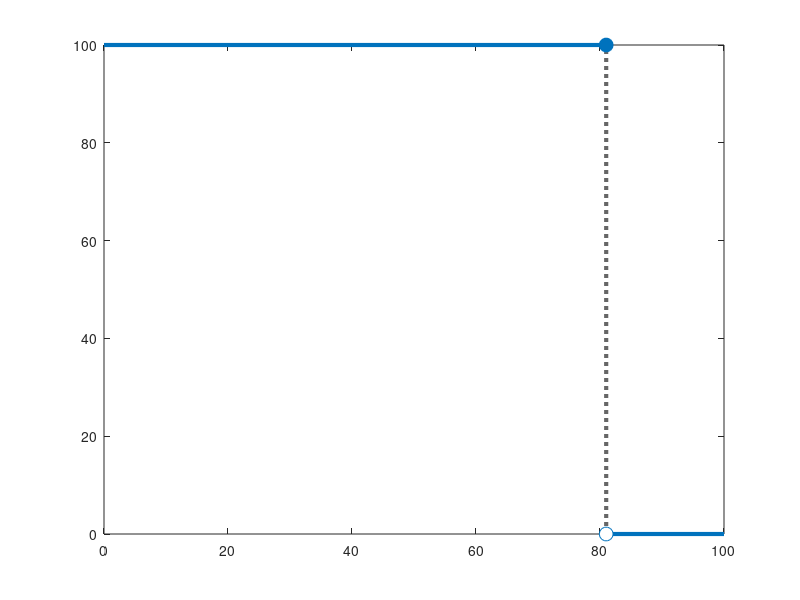

Write the MATLAB code that produced this figure. (Note: this script raises an error after producing the figure.)
% Figure 5: PTV Dose-Volume Histograms

clear all; close all; clc;

% add data to path
currentFolder = pwd;
cd ..
addpath(genpath(pwd));
cd(currentFolder);

%% Idealized uniform PTV dose of 81 Gy

myLines = lines;

% Plot dvh
plot([81 81],[0 100],':','Color',[0.4 0.4 0.4],'LineWidth',3); hold on
plot([0 81],[100 100],'Color',myLines(1,:),'LineWidth',3);
plot([81 100],[0 0],'Color',myLines(1,:),'LineWidth',3)
plot(81,100,'o','MarkerEdgeColor',myLines(1,:),'MarkerFaceColor',myLines(1,:),'MarkerSize',10)
plot(81,0,'o','MarkerEdgeColor',myLines(1,:),'MarkerFaceColor',[1 1 1],'MarkerSize',10)

% Annotations
ax = gca;
ax.XLim = [0 100];
ax.YLim = [0 100];
ax.XTick = 0:20:100;
ax.YTick = 0:20:100;
ax.XTickLabel = {};
ax.YTickLabel = {};
ax.LineWidth = 2;
axis square

%% Initialization for uniform PTV dose of 81 Gy

% PTV
prostate.name = 'PTV_68';
prostate.terms = {struct('type','unif','dose',81,'weight',1)};

% Calculate beamlets
structs = {prostate};
prob = FluenceMapOpt(structs);
prob.plotDVHPaper();
